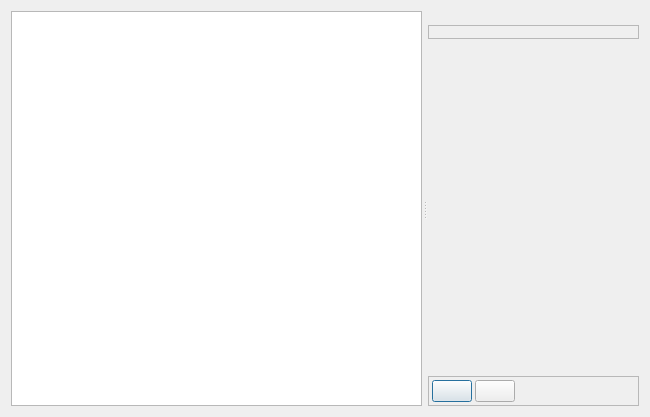
<?xml version="1.0" encoding="UTF-8"?>
<ui version="4.0">
 <class>FMODSoundBrowser</class>
 <widget class="QDialog" name="FMODSoundBrowser">
  <property name="geometry">
   <rect>
    <x>0</x>
    <y>0</y>
    <width>650</width>
    <height>417</height>
   </rect>
  </property>
  <property name="sizePolicy">
   <sizepolicy hsizetype="Minimum" vsizetype="Minimum">
    <horstretch>0</horstretch>
    <verstretch>0</verstretch>
   </sizepolicy>
  </property>
  <property name="windowTitle">
   <string>SoundComponent Options</string>
  </property>
  <layout class="QHBoxLayout" name="horizontalLayout">
   <item>
    <widget class="QSplitter" name="splitter">
     <property name="orientation">
      <enum>Qt::Horizontal</enum>
     </property>
     <property name="handleWidth">
      <number>6</number>
     </property>
     <property name="childrenCollapsible">
      <bool>false</bool>
     </property>
     <widget class="QTreeWidget" name="treeWidget">
      <property name="sizePolicy">
       <sizepolicy hsizetype="Preferred" vsizetype="Preferred">
        <horstretch>0</horstretch>
        <verstretch>0</verstretch>
       </sizepolicy>
      </property>
      <property name="minimumSize">
       <size>
        <width>200</width>
        <height>0</height>
       </size>
      </property>
      <property name="editTriggers">
       <set>QAbstractItemView::NoEditTriggers</set>
      </property>
      <attribute name="headerVisible">
       <bool>false</bool>
      </attribute>
      <column>
       <property name="text">
        <string>Column</string>
       </property>
      </column>
     </widget>
     <widget class="QFrame" name="frame">
      <property name="minimumSize">
       <size>
        <width>200</width>
        <height>0</height>
       </size>
      </property>
      <layout class="QVBoxLayout" name="verticalLayout">
       <property name="spacing">
        <number>0</number>
       </property>
       <property name="margin">
        <number>0</number>
       </property>
       <item>
        <widget class="QLabel" name="eventNameLabel">
         <property name="text">
          <string/>
         </property>
         <property name="alignment">
          <set>Qt::AlignCenter</set>
         </property>
        </widget>
       </item>
       <item>
        <widget class="QFrame" name="paramsFrame">
         <property name="frameShape">
          <enum>QFrame::StyledPanel</enum>
         </property>
         <property name="frameShadow">
          <enum>QFrame::Raised</enum>
         </property>
         <layout class="QGridLayout" name="gridLayout">
          <property name="margin">
           <number>6</number>
          </property>
          <property name="spacing">
           <number>3</number>
          </property>
         </layout>
        </widget>
       </item>
       <item>
        <spacer name="verticalSpacer">
         <property name="orientation">
          <enum>Qt::Vertical</enum>
         </property>
         <property name="sizeHint" stdset="0">
          <size>
           <width>20</width>
           <height>40</height>
          </size>
         </property>
        </spacer>
       </item>
       <item>
        <widget class="QFrame" name="frame_2">
         <property name="frameShape">
          <enum>QFrame::StyledPanel</enum>
         </property>
         <property name="frameShadow">
          <enum>QFrame::Raised</enum>
         </property>
         <layout class="QHBoxLayout" name="horizontalLayout_2">
          <property name="spacing">
           <number>3</number>
          </property>
          <property name="margin">
           <number>3</number>
          </property>
          <item>
           <widget class="QPushButton" name="playButton">
            <property name="text">
             <string/>
            </property>
           </widget>
          </item>
          <item>
           <widget class="QPushButton" name="stopButton">
            <property name="text">
             <string/>
            </property>
           </widget>
          </item>
          <item>
           <spacer name="horizontalSpacer">
            <property name="orientation">
             <enum>Qt::Horizontal</enum>
            </property>
            <property name="sizeHint" stdset="0">
             <size>
              <width>40</width>
              <height>20</height>
             </size>
            </property>
           </spacer>
          </item>
         </layout>
        </widget>
       </item>
      </layout>
     </widget>
    </widget>
   </item>
  </layout>
 </widget>
 <resources/>
 <connections/>
</ui>
